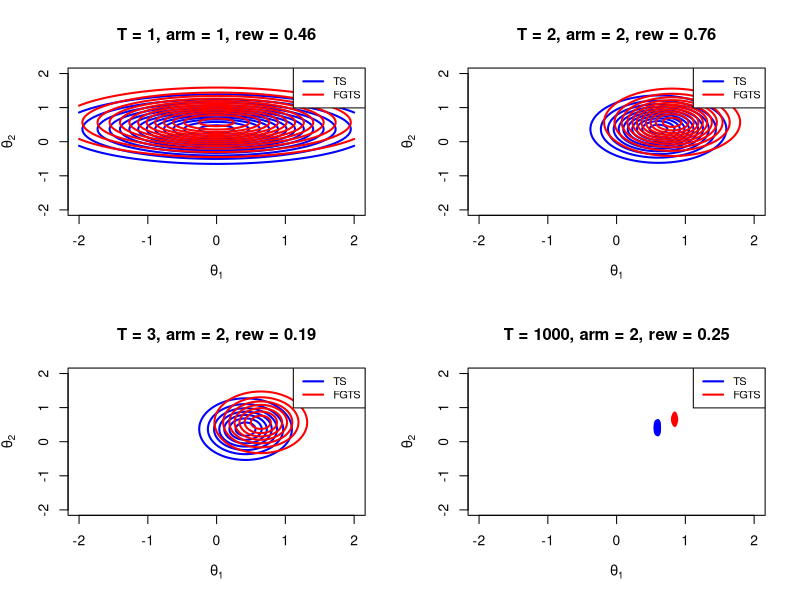

Generate this figure with R:
# ==========================================
# Sequential TS simulation
# Posterior plotted AFTER incorporating reward at time t
# Exact Gaussian TS density used for plotting
# ==========================================

set.seed(100)

# -----------------------------
# SETTINGS
# -----------------------------
T_max <- 1000
sigma <- 0.5
sigma0 <- 1
lambda <- 1
b <- 5

theta_true <- c(0.5, 0.6)

eta <- 1/(2*sigma^2)

# Storage
arms <- c()
rewards <- c()

# Grid for visualization
grid_size <- 150
theta1 <- seq(-2, 2, length.out = grid_size)
theta2 <- seq(-2, 2, length.out = grid_size)

times_to_plot <- c(1,2,3,1000)

par(mfrow=c(2,2))

for(t in 1:T_max){
  
  # =====================================================
  # 1️⃣ Posterior from data up to time t-1
  # =====================================================
  if(t == 1){
    theta_hat_prev <- c(0,0)
    Sigma_prev <- diag(sigma0^2,2)
  } else {
    X_prev <- matrix(0, t-1, 2)
    for(i in 1:(t-1)){
      X_prev[i, arms[i]] <- 1
    }
    
    r_prev <- rewards
    
    V0_inv <- diag(1/sigma0^2,2)
    V_prev <- V0_inv + t(X_prev) %*% X_prev / sigma^2
    Sigma_prev <- solve(V_prev)
    theta_hat_prev <- Sigma_prev %*% (t(X_prev) %*% r_prev / sigma^2)
  }
  
  # =====================================================
  # 2️⃣ Thompson Sampling action
  # =====================================================
  theta_sample <- MASS::mvrnorm(1, theta_hat_prev, Sigma_prev)
  chosen_arm <- which.max(theta_sample)
  
  reward <- theta_true[chosen_arm] + rnorm(1,0,sigma)
  
  arms <- c(arms, chosen_arm)
  rewards <- c(rewards, reward)
  
  # =====================================================
  # 3️⃣ Build posterior INCLUDING time t
  # =====================================================
  X_full <- matrix(0, t, 2)
  for(i in 1:t){
    X_full[i, arms[i]] <- 1
  }
  
  r_full <- rewards
  
  V0_inv <- diag(1/sigma0^2,2)
  V_t <- V0_inv + t(X_full) %*% X_full / sigma^2
  Sigma_t <- solve(V_t)
  theta_hat_t <- Sigma_t %*% (t(X_full) %*% r_full / sigma^2)
  
  # =====================================================
  # 4️⃣ Plot at selected times
  # =====================================================
  if(t %in% times_to_plot){
    
    TS <- matrix(0, grid_size, grid_size)
    FG <- matrix(0, grid_size, grid_size)
    
    Sigma_inv_t <- solve(Sigma_t)
    
    for(i in 1:grid_size){
      for(j in 1:grid_size){
        
        th <- c(theta1[i], theta2[j])
        
        # ---- Exact TS Gaussian density
        diff <- th - theta_hat_t
        TS[j,i] <- exp(-0.5 * t(diff) %*% Sigma_inv_t %*% diff)
        
        # ---- FG target density
        ll <- -eta * sum((X_full %*% th - r_full)^2)
        prior <- -0.5 * sum(th^2) / sigma0^2
        bonus <- lambda * sum(pmin(b, X_full %*% th))
        
        FG[j,i] <- exp(ll + prior + bonus)
      }
    }
    
    TS <- TS / sum(TS)
    FG <- FG / sum(FG)
    
    contour(theta1, theta2, TS,
            drawlabels=FALSE,
            col="blue",
            lwd=2,
            xlab=expression(theta[1]),
            ylab=expression(theta[2]),
            main=paste0("T = ", t,
                        ", arm = ", arms[t],
                        ", rew = ", round(rewards[t],2)))
    
    contour(theta1, theta2, FG,
            drawlabels=FALSE,
            col="red",
            lwd=2,
            add=TRUE)
    
    legend("topright",
           legend=c("TS","FGTS"),
           col=c("blue","red"),
           lwd=2,
           cex=0.8)
    
    # Print posterior variances for sanity
    cat("T =", t, " Posterior variances:\n")
    print(diag(Sigma_t))
  }
}